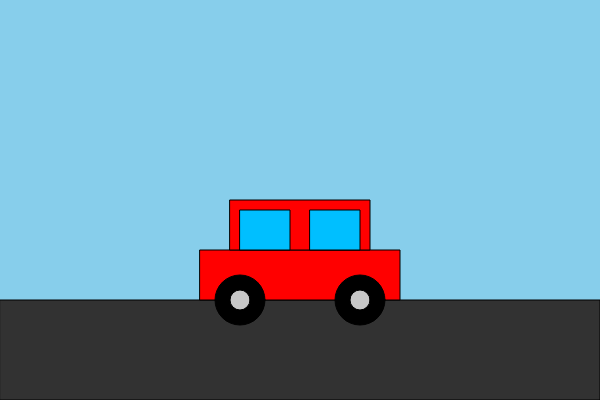
Frame 1 (no input)
Frame 60 (no input): identical to frame 1, image omitted
Frame 120 (the mouse pressed at the canvas centre since frame 60): identical to frame 1, image omitted

The p5.js sketch that drew this single still picture (run headless with seeded random() and noise() and a simulated clock; from frame 60 on, the mouse is pressed at the canvas centre):

// p5.js sketch
// ── sketch.js
function setup() {
  createCanvas(600, 400);
  background(255);
}

function draw() {
  background(135, 206, 235); // Sky blue background

  // Draw the road
  fill(50);
  rect(0, height - 100, width, 100);

  // Draw the car body
  fill(255, 0, 0); // Red color
  rect(200, height - 150, 200, 50);
  rect(230, height - 200, 140, 50);

  // Draw the car windows
  fill(0, 191, 255); // Light blue color
  rect(240, height - 190, 50, 40);
  rect(310, height - 190, 50, 40);

  // Draw the car wheels
  fill(0);
  ellipse(240, height - 100, 50, 50);
  ellipse(360, height - 100, 50, 50);

  // Draw the hubcaps
  fill(200);
  ellipse(240, height - 100, 20, 20);
  ellipse(360, height - 100, 20, 20);
}
